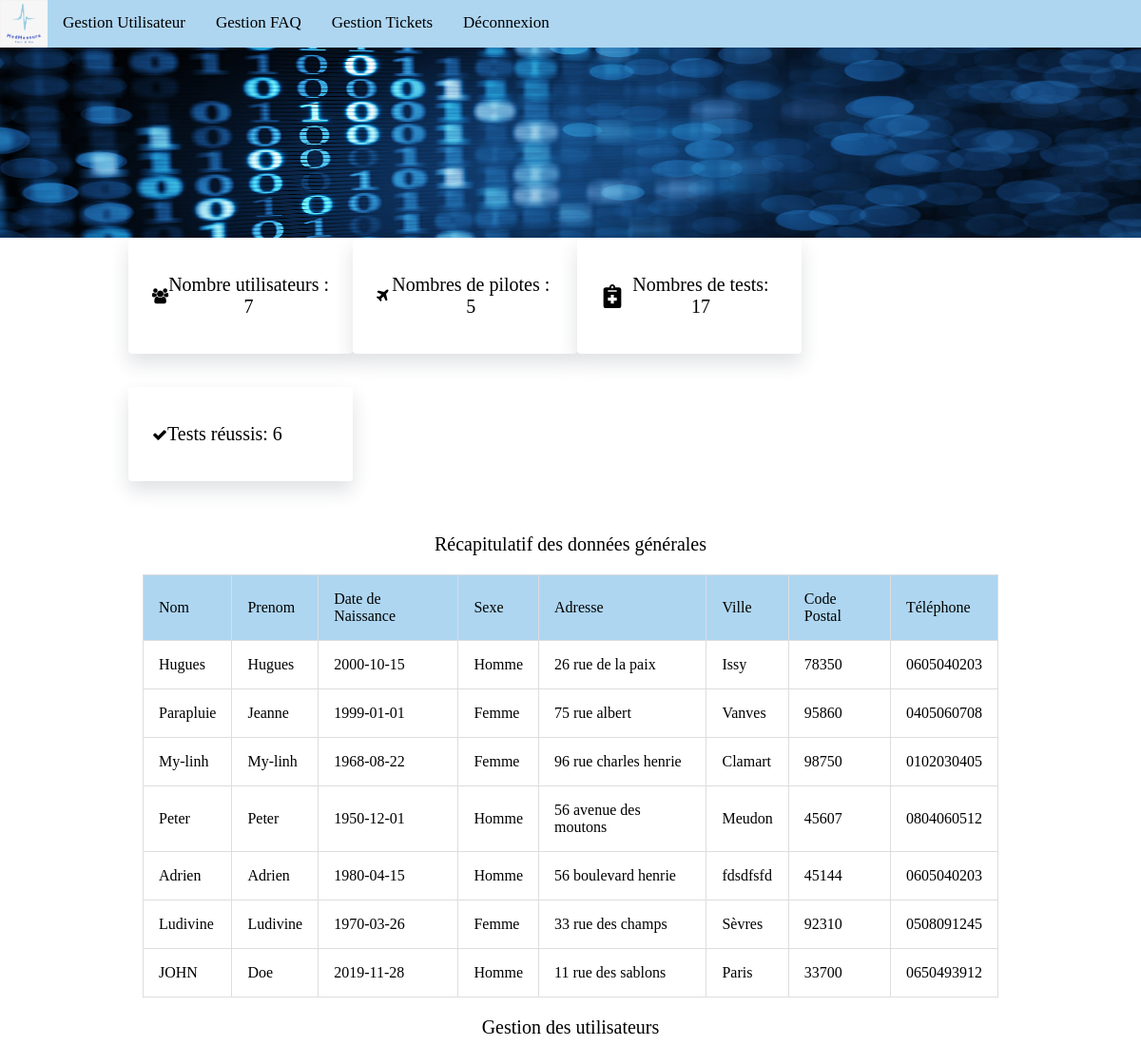
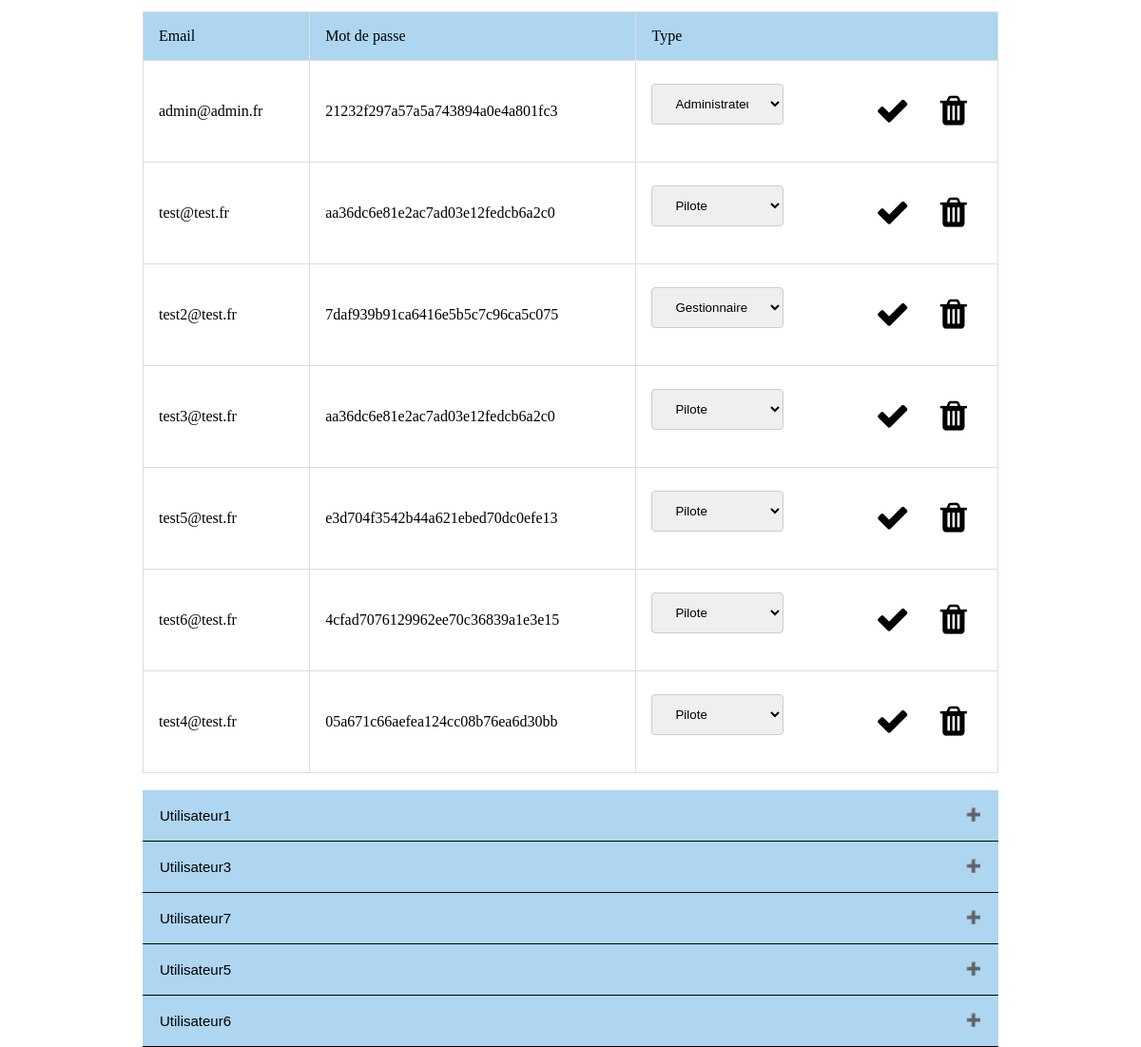
Page /index.php?page=admin_user (signed in) on the committed database (2 pictures, top to bottom).
### tables this page shows
CREATE TABLE `utilisateur` (
  `idUtilisateur` int(11) NOT NULL,
  `nom` varchar(256) DEFAULT NULL,
  `prenom` varchar(256) DEFAULT NULL,
  `DN` date NOT NULL,
  `Sexe` varchar(50) NOT NULL,
  `AdresseVoie` varchar(50) NOT NULL,
  `AdresseVille` varchar(50) NOT NULL,
  `AdresseCP` int(11) NOT NULL,
  `Tel` varchar(50) NOT NULL
);

CREATE TABLE `connexion` (
  `email` varchar(50) NOT NULL,
  `mdp` varchar(50) NOT NULL,
  `type` varchar(50) NOT NULL,
  `idUtilisateur` int(11) NOT NULL
);

CREATE TABLE `testpartiel` (
  `idTestPartiel` int(11) NOT NULL,
  `idUtilisateur` int(11) NOT NULL,
  `numero_test` int(11) NOT NULL,
  `date` date NOT NULL,
  `Frequence` int(11) NOT NULL,
  `PerceptionAuditive` int(11) NOT NULL,
  `StimulusVisuel` int(11) NOT NULL,
  `id_boitier` int(11) NOT NULL,
  `score` int(11) NOT NULL
);

### controlleur/controlleur.php (called while the page is built, shortened)
<?php
require('modele/model.php');
function dataUser()
{
  $user = getUser();
  $dataconnexion = getDataConnexion();
  $nbuser = getCountUser();
  $nbpilote = getCountPilote();
  $nbTest = getCountTest();
  $nbTestReussis = getCountTestReussis();
  require('vue/admin_user.php');
}

### modele/model.php (called while the page is built, shortened)
<?php
function getUser()
{
  $db = dbConnect();
  $req = $db->query('SELECT * FROM utilisateur');
  return $req;
}
function getDataConnexion()
{
  $db = dbConnect();
  $req = $db->query('SELECT * FROM connexion');
  return $req;
}
function dbConnect()
{
  try
  {
    $db = new PDO('mysql:host=localhost;dbname=medmeasure;charset=utf8', 'root', '');
    return $db;
  }
  catch(Exception $e)
  {
    die('Erreur : '.$e->getMessage());
  }
}
  function getCountUser(){
    $db = dbConnect();
    $req = $db->query('SELECT count(idUtilisateur) as uti FROM utilisateur');
    return $req;
  }
  function getCountPilote(){
    $db = dbConnect();
    $req = $db->query('SELECT count(idUtilisateur) as uti FROM utilisateur where idUtilisateur in (select idUtilisateur from connexion where type="Pilote")');
    return $req;
  }
  function getCountTestReussis(){
    $db = dbConnect();
    $req1 = $db->query('SELECT count(idTestPartiel) as nbtestPartiel FROM testpartiel where score >= "75"');
    $req2 = $db->query('SELECT count(idTestComplet) as nbtestComplet FROM testcomplet where score >= "75"');
    $invNum = $req1 -> fetch(PDO::FETCH_ASSOC);
    $nbTestPartiel = $invNum['nbtestPartiel'];
    $invNum1 = $req2 -> fetch(PDO::FETCH_ASSOC);
    $nbTestComplet = $invNum1['nbtestComplet'];
    $total = $nbTestPartiel + $nbTestComplet;
    return $total;
  }
  function getCountTest(){
    $db = dbConnect();
    $req1 = $db->query('SELECT count(idTestPartiel) as nbtestPartiel FROM testpartiel');
    $req2 = $db->query('SELECT count(idTestComplet) as nbtestComplet FROM testcomplet');
    $invNum = $req1 -> fetch(PDO::FETCH_ASSOC);
    $nbTestPartiel = $invNum['nbtestPartiel'];
    $invNum1 = $req2 -> fetch(PDO::FETCH_ASSOC);
    $nbTestComplet = $invNum1['nbtestComplet'];
    $total = $nbTestPartiel + $nbTestComplet;
    return $total;
  }

### vue/admin_user.php (the view, shortened to what this page needs)
<?php
if ($_SESSION["type"]=="Administrateur"){
?>
<!DOCTYPE html>
<html>
  <link rel="stylesheet" href="css/css_admin.css">
  <link rel="stylesheet" href="https://cdnjs.cloudflare.com/ajax/libs/font-awesome/4.7.0/css/font-awesome.min.css">
  <header>
    <div class="barre_navigation">
      <img src="images/MedMeasure.png" alt="logo de MedMeasure">
      <a href="index.php?page=admin_user">Gestion Utilisateur</a>
      <a href="index.php?page=admin_faq">Gestion FAQ</a>
      <a href="index.php?page=admin_ticket">Gestion Tickets</a>
      <a href="index.php?deco=deconnexion">Déconnexion</a>
    </div>
    <div class="texte">
      <img src="images/image_admin.jpg" alt="Image pour la page admin">
    </div>
  </header>
  <body>
    <div class="container-fluid">
      <div class="rectangle-donnee">
        <div class="rectangle">
          <i class="fa fa-users"></i>
          <?php
          while ($data = $nbuser->fetch())
          {
          ?>
          <p> Nombre utilisateurs : <?= htmlspecialchars($data['uti']) ?></p>
          <?php
          }
          ?>
        </div>
        <div class="rectangle">
          <i class="fa fa-plane"></i>
          <?php
          while ($data = $nbpilote->fetch())
          {
          ?>
          <p>Nombres de pilotes : <?= htmlspecialchars($data['uti']) ?></p>
          <?php
          }
          ?>
        </div>
        <div class="rectangle">
          <img src="images/notes-medical-solid.svg" alt="logo test">
          <p>Nombres de tests: <?= $nbTest ?> </p>
        </div>
        <div class="rectangle">
          <i class="fa fa-check"></i>
          <p>Tests réussis: <?= $nbTestReussis ?></p>
        </div>
      </div>
    </div>
  <p>Récapitulatif des données générales</p>
  <div class="container-fluid">
  <center>
    <table border='1' cellpadding='5' cellpacing='9'>
      <tr class="entete">
        <td>Nom</td>
        <td>Prenom</td>
        <td>Date de Naissance</td>
        <td>Sexe</td>
        <td>Adresse</td>
        <td>Ville</td>
        <td>Code Postal</td>
        <td>Téléphone</td>
      </tr>
      <?php
      while ($data = $user->fetch())
      {
      ?>
      <tr>
        <td>
          <?= htmlspecialchars($data['nom']) ?>
        </td>
        <td>
          <?= htmlspecialchars($data['prenom']) ?>
        </td>
        <td>
          <?= htmlspecialchars($data['DN']) ?>
        </td>
        <td>
          <?= htmlspecialchars($data['Sexe']) ?>
        </td>
        <td>
          <?= htmlspecialchars($data['AdresseVoie']) ?>
        </td>
        <td>
          <?= htmlspecialchars($data['AdresseVille']) ?>
        </td>
        <td>
          <?= htmlspecialchars($data['AdresseCP']) ?>
        </td>
        <td>
          <?= htmlspecialchars($data['Tel']) ?>
        </td>
      </tr>
      <?php
      }
      ?>
    </table>
  </center>
</div>
  <p>Gestion des utilisateurs</p>
  <div class="container-fluid">
  <center>
    <table border='1' cellpadding='5' cellpacing='9'>
      <tr class="entete">
        <td>Email</td>
        <td>Mot de passe</td>
        <td>Type</td>
      </tr>
    <?php
    while ($data2 = $dataconnexion->fetch())
    {
    ?>
    <tr>
        <td>
          <?= htmlspecialchars($data2['email']) ?>
        </td>
        <td>
          <?= htmlspecialchars($data2['mdp']) ?>
        </td>
        <td>
          <form method="POST" action="index.php">
          <select name="Type" id="Type">
          <?php if (strcmp (htmlspecialchars($data2['type']),"Administrateur") == 0)
          {
          ?>
              <option value="Administrateur" selected>Administrateur</option>
          <?php
          }
          else if (strcmp (htmlspecialchars($data2['type']),"Gestionnaire") == 0)
          {
          ?>
              <option value="Gestionnaire" selected>Gestionnaire</option>
          <?php
          }
          else
          {
          ?>
              <option value="Pilote" selected>Pilote</option>
          <?php
          }
          ?>
          </select>
          <button type="submit"  onClick="return confirm('Êtes-vous sûr de vouloir supprimer cet utilisateur?')" name="supprimer"><i class="fa fa-trash"></i></button>
          <button type="submit" name="modifier"><i class="fa fa-check"></i></button>
        </td>
    </tr>
    <?php
    }
    ?>
    </table>
  </center>
</div>
<br>
<div class="container-fluid">
  <?php
$connexion = mysqli_connect("localhost","root","")
 or die ("Tu es nul. Recommence.");
 $bd="medmeasure";
 mysqli_select_db($connexion,$bd)
 or die ("Toujours pas.");
$requete="select * from testpartiel";
$resultat=mysqli_query($connexion,$requete);
$numero_utilisateur = array();
echo "<form action=\"modification_admin.php\" method=\"POST\">";
while ($data = mysqli_fetch_assoc($resultat)) {
  if (in_array($data['idUtilisateur'],$numero_utilisateur) == False){
    array_push($numero_utilisateur,$data['idUtilisateur']);
    echo "<button type=\"button\" class=\"collapsible\">Utilisateur".$data['idUtilisateur']."</button>";
  }
}
echo"</form>";
?>
</div>
</body>
</html>
<?php
 }
 else {
  header('Location: index.php');
 }
 ?>

### index.php (shortened to what this page needs)
<?php
require('controlleur/controlleur.php');
if (isset($_GET['page'])) {
  if ($_GET['page']== 'admin_user'){
    if (isset($_POST['modifier'])){
      if (isset($_POST['idUtilisateur']) && $_POST['idUtilisateur'] > 0) {
        if (isset($_POST["Type"])){
          modifyUser($_POST["Type"],$_POST['idUtilisateur']);
        }
      }
    }
    else if (isset($_POST['supprimer'])){
      if (isset($_POST['idUtilisateur']) && $_POST['idUtilisateur'] > 0) {
        deleteUser($_POST['idUtilisateur']);
      }
    }
    else {
      dataUser();
    }
  }
}

### css/css_admin.css (style rules this page uses)
header { background-color:#AED6F1; height:250px; min-height:15%; }
body { margin: 0; min-height:7em; }
body p { color:black; font-size: 20px; text-align: center; }
.texte img { height: 200px; width: 100%; }
.barre_navigation img { height: 50px; width: 50px; float: left; }
.barre_navigation { overflow: hidden; }
.barre_navigation a { float: left; color: black; text-align: center; padding: 14px 16px; text-decoration: none; font-size: 17px; }
table { border-collapse: collapse; border-spacing: 0; width: 100%; border: 1px solid #ddd; }
th, td { text-align: left; padding: 16px; }
.entete { background: #AED6F1; }
.collapsible { background-color: #AED6F1; cursor: pointer; padding: 18px; width: 100%; border: none; text-align: left; outline: none; font-size: 15px; border-bottom: 1px groove black; }
.collapsible:after { content: '\02795'; font-size: 13px; color: white; float: right; margin-left: 5px; }
table button { background-color: #FFFFFF; border: none; float: right; text-align: center; padding: 16px; transition: all 0.3s ease; color: black; font-size: 36px; }
select { width: 40%; padding: 12px 20px; margin: 8px 0; display: inline-block; border: 1px solid #ccc; border-radius: 4px; box-sizing: border-box; }
button[type=submit] { font-size: bold 20px; display: inline-block; }
.rectangle { padding: 18px 25px; box-shadow: 0 10px 20px 0 rgba(26, 44, 57, 0.14); background: #fff; border-radius: 4px; margin-bottom: 35px; display: flex; align-items: center; width: 20%; }
.rectangle-donnee { display: -ms-flexbox; display: flex; -ms-flex-wrap: wrap; flex-wrap: wrap; margin-right: -15px; margin-left: -15px; }
.container-fluid { width: 75%; padding-right: 20px; padding-left: 20px; margin-right: auto; margin-left: auto; }
.rectangle img { width: 25px; height: 25px; }

### rows in the picture
utilisateur: nom "Hugues", prenom "Hugues", DN "2000-10-15", Sexe "Homme", AdresseVoie "26 rue de la paix", AdresseVille "Issy", AdresseCP "78350", Tel "0605040203"
utilisateur: nom "Parapluie", prenom "Jeanne", DN "1999-01-01", Sexe "Femme", AdresseVoie "75 rue albert", AdresseVille "Vanves", AdresseCP "95860", Tel "0405060708"
utilisateur: nom "My-linh", prenom "My-linh", DN "1968-08-22", Sexe "Femme", AdresseVoie "96 rue charles henrie", AdresseVille "Clamart", AdresseCP "98750", Tel "0102030405"
utilisateur: nom "Peter", prenom "Peter", DN "1950-12-01", Sexe "Homme", AdresseVoie "56 avenue des moutons", AdresseVille "Meudon", AdresseCP "45607", Tel "0804060512"
utilisateur: nom "Adrien", prenom "Adrien", DN "1980-04-15", Sexe "Homme", AdresseVoie "56 boulevard henrie", AdresseVille "fdsdfsfd", AdresseCP "45144", Tel "0605040203"
utilisateur: nom "Ludivine", prenom "Ludivine", DN "1970-03-26", Sexe "Femme", AdresseVoie "33 rue des champs", AdresseVille "Sèvres", AdresseCP "92310", Tel "0508091245"
utilisateur: nom "JOHN", prenom "Doe", DN "2019-11-28", Sexe "Homme", AdresseVoie "11 rue des sablons", AdresseVille "Paris", AdresseCP "33700", Tel "0650493912"
connexion: email "admin@admin.fr", mdp "21232f297a57a5a743894a0e4a801fc3", Type "Administrateur"
connexion: email "test@test.fr", mdp "aa36dc6e81e2ac7ad03e12fedcb6a2c0", Type "Pilote"
connexion: email "test2@test.fr", mdp "7daf939b91ca6416e5b5c7c96ca5c075", Type "Gestionnaire"
connexion: email "test3@test.fr", mdp "aa36dc6e81e2ac7ad03e12fedcb6a2c0", Type "Pilote"
connexion: email "test5@test.fr", mdp "e3d704f3542b44a621ebed70dc0efe13", Type "Pilote"
connexion: email "test6@test.fr", mdp "4cfad7076129962ee70c36839a1e3e15", Type "Pilote"
connexion: email "test4@test.fr", mdp "05a671c66aefea124cc08b76ea6d30bb", Type "Pilote"
testpartiel: idUtilisateur "1"
testpartiel: idUtilisateur "3"
testpartiel: idUtilisateur "7"
testpartiel: idUtilisateur "5"
testpartiel: idUtilisateur "6"

### other values in the picture
$data['uti'] "7"
$data['uti'] "5"
$nbTest "17"
$nbTestReussis "6"
